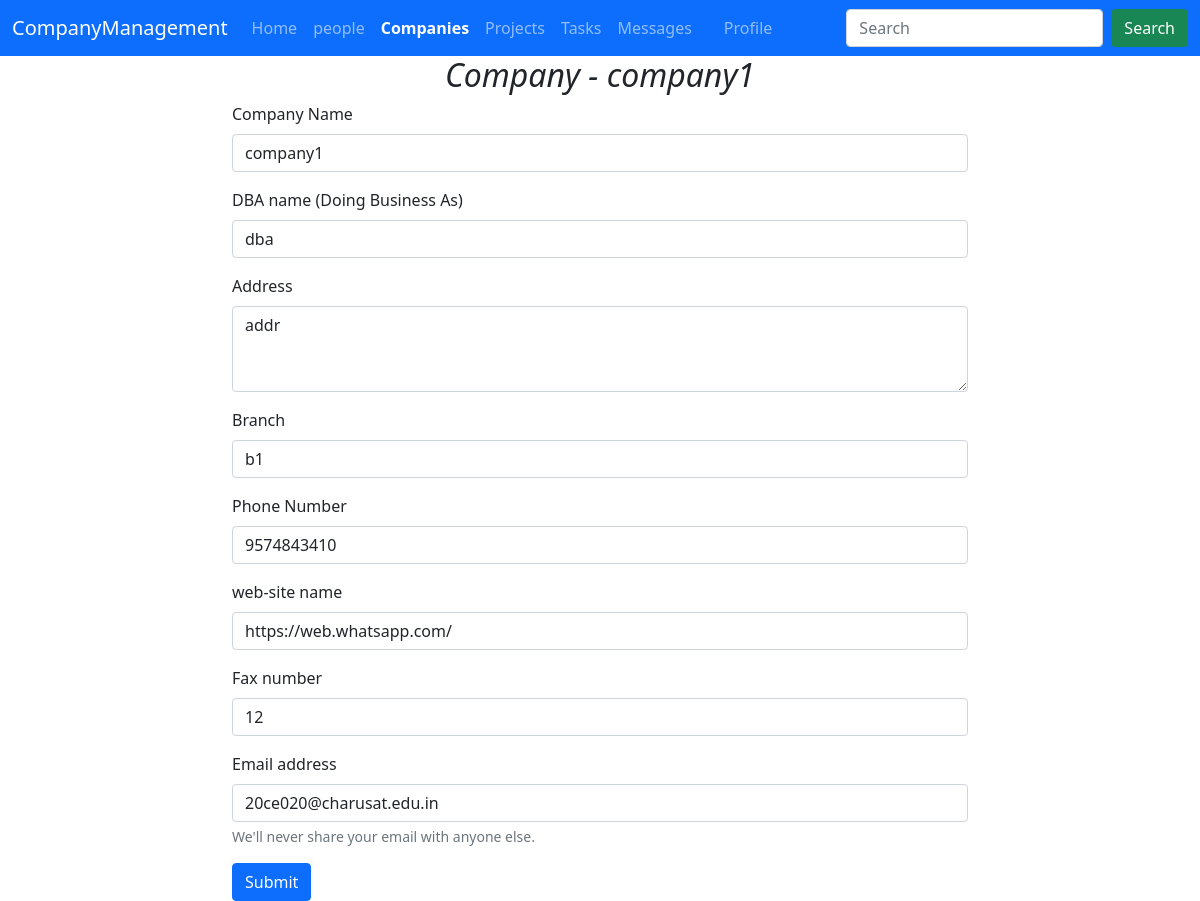
The app's page /Companies/update/8 (signed in) with its own data.
### UserModule/models.py (models this page shows, shortened)
class Company(models.Model):
    user = models.ForeignKey(User, on_delete=models.CASCADE)
    name = models.CharField(max_length=70)
    dbaName = models.CharField(max_length=70)
    address = models.CharField(max_length=70)
    branch = models.CharField(max_length=70)
    number = models.BigIntegerField()
    website = models.CharField(max_length=70)
    fax = models.CharField(max_length=70)
    email = models.EmailField()

### CompanyManagement/views.py (the view)
# urls.py: path('Companies/update/<int:pk>', views.CompaniesEdit, name='CompaniesEdit'),
@login_required
def CompaniesEdit(request, pk):
    if (request.method == 'POST'):
        user = request.user
        name = request.POST['name']
        dbaName = request.POST['dbaName']
        address = request.POST['address']
        branch = request.POST['branch']
        number = request.POST['phone']
        website = request.POST['website']
        fax = request.POST['fax']
        email = request.POST['email']
        data = Company.objects.filter(id=pk).update(user=user, name=name, dbaName=dbaName, address=address,
                                                    branch=branch, number=number, website=website, fax=fax, email=email)
        return HttpResponseRedirect('/Companies')
    else:
        data = Company.objects.get(pk=pk)
        return render(request, 'CompanyManagement/DashBoard/CompaniesEdit.html', {'data': data})

### templates/CompanyManagement/DashBoard/CompaniesEdit.html (shortened to what this page needs)
<!DOCTYPE html>
<html lang="en">
  <head>
    <link
      href="https://cdn.jsdelivr.net/npm/bootstrap@5.1.3/dist/css/bootstrap.min.css"
      rel="stylesheet"
    />
  </head>
  <body>
    {% include "./Navbar/Navbar.html" with Companies='active' %}
    <div class="container">
      <div class="row">
        {% if request.user.is_owner or request.user.is_manager or request.user.is_admin %}
        <div class="col-md-8 offset-md-2">
          <h2 class="text-center"><i> Company - {{data.name}} </i></h2>
          <form method="post">
            <div class="mb-3">
              <label for="name" class="form-label">Company Name</label>
              <input
                type="text"
                class="form-control"
                id="name"
                name="name"
                value="{{data.name}}"
                required
              />
            </div>
            <div class="mb-3">
              <label for="name" class="form-label">
                DBA name (Doing Business As)
              </label>
              <input
                type="text"
                class="form-control"
                id="name"
                name="dbaName"
                value="{{data.dbaName}}"
                required
              />
            </div>
            <div class="mb-3">
              <label for="name" class="form-label"> Address </label>
              <textarea
                class="form-control"
                id="exampleFormControlTextarea1"
                name="address"
                rows="3"
              >
{{data.address}} </textarea
              >
            </div>
            <div class="mb-3">
              <label for="name" class="form-label"> Branch </label>
              <input
                type="text"
                class="form-control"
                id="name"
                name="branch"
                required
                value="{{data.branch}}"
              />
            </div>
            <div class="mb-3">
              <label for="name" class="form-label"> Phone Number </label>
              <input
                type="number"
                class="form-control"
                id="name"
                name="phone"
                required
                value="{{data.number}}"
              />
            </div>
            <div class="mb-3">
              <label for="name" class="form-label"> web-site name </label>
              <input
                type="url"
                class="form-control"
                id="name"
                name="website"
                required
                value="{{data.website}}"
              />
            </div>
            <div class="mb-3">
              <label for="name" class="form-label"> Fax number </label>
              <input
                type="number"
                class="form-control"
                id="name"
                name="fax"
                required
                value="{{data.fax}}"
              />
            </div>
            <div class="mb-3">
              <label for="email" class="form-label">Email address</label>
              <input
                type="email"
                class="form-control"
                id="email"
                name="email"
                aria-describedby="emailHelp"
                required
                value="{{data.email}}"
              />
              <div id="emailHelp" class="form-text">
                We'll never share your email with anyone else.
              </div>
            </div>
            <button type="submit" class="btn btn-primary">Submit</button>
          </form>
        </div>
        {% endif %}
      </div>
    </div>
  </body>
</html>

### records on screen
Company: name "company1", dbaName "dba", address "addr", branch "b1", phone "9574843410", website "https://web.whatsapp.com/", fax "12", email "20ce020@charusat.edu.in"
